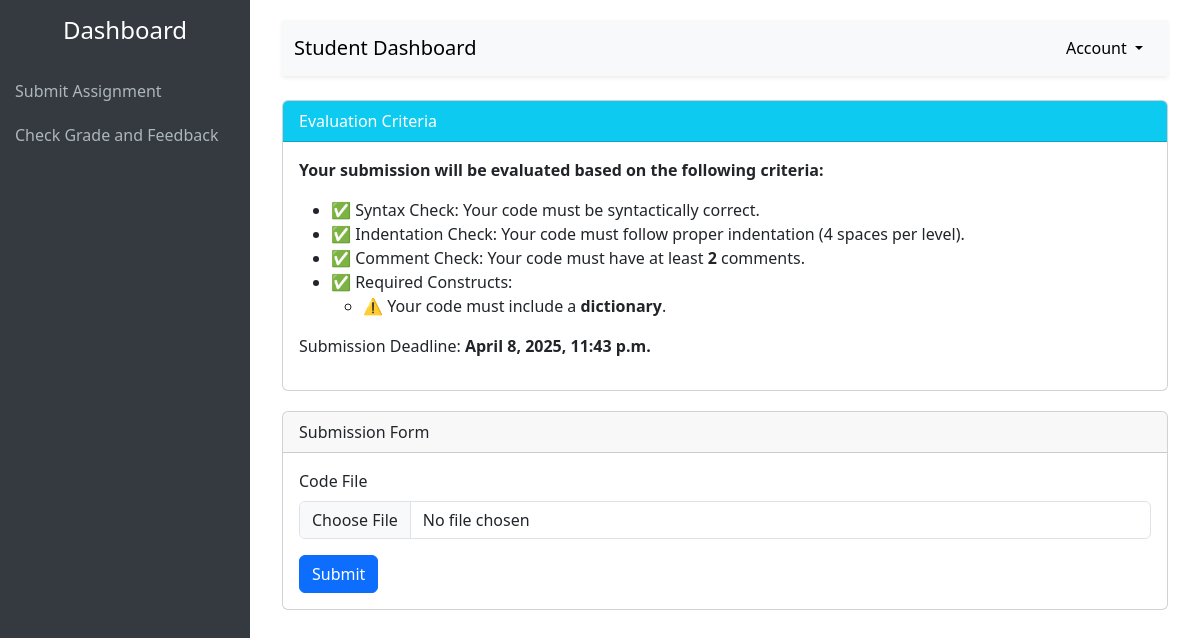
Page /submit-assignment/ on the earlier database version.
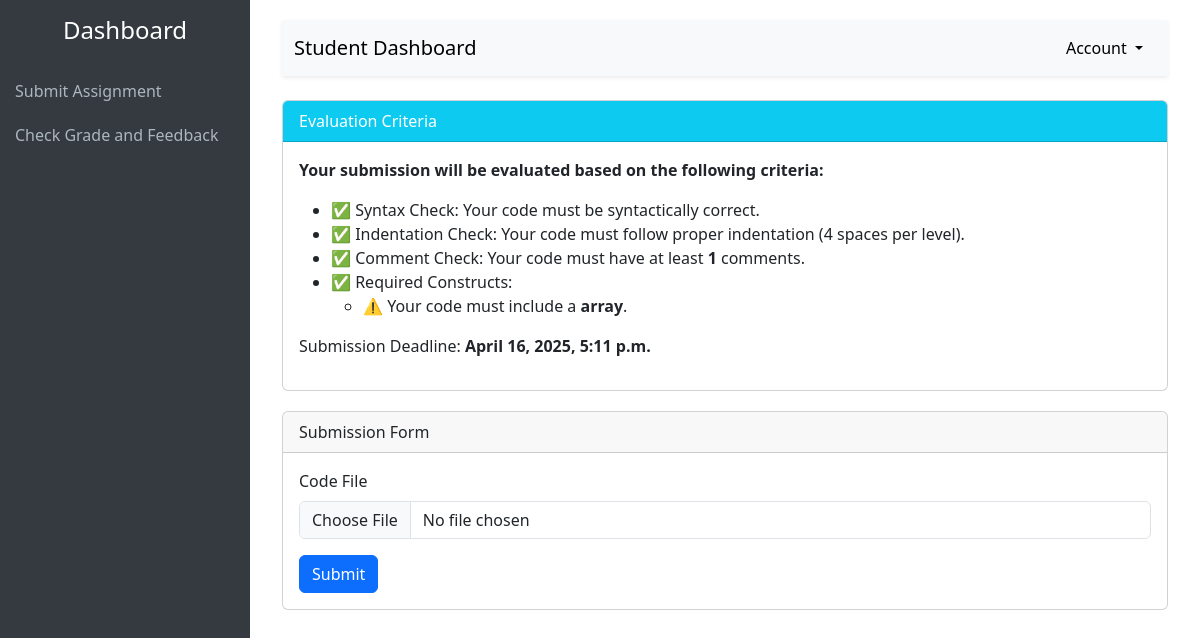
Same page on the later database version.
### sorting_feedback/models.py (models this page shows, shortened)
class EvaluationCriteria(models.Model):
    title = models.CharField(max_length=255)
    check_syntax = models.BooleanField(default=True, help_text="Check for syntactic accuracy.")
    check_indentation = models.BooleanField(default=True, help_text="Check for correct indentation.")
    check_comments = models.BooleanField(default=True, help_text="Check for good comments.")
    min_comments = models.PositiveIntegerField(default=1, help_text="Minimum required comments in the code.")
    required_constructs = models.JSONField(default=list, help_text='List of required constructs (e.g., ["while loop", "function"]).')
    submission_deadline = models.DateTimeField(null=True, blank=True)
    created_by = models.ForeignKey(User, on_delete=models.CASCADE)
    last_updated = models.DateTimeField(auto_now=True)

### accounts/views.py (the view)
# urls.py: path('submit-assignment/', views.submit_assignment, name='submit_assignment'),
def submit_assignment(request):
    criteria = EvaluationCriteria.objects.order_by('-last_updated').first()
    return render(request, 'dashboard-submit-assignment.html', {
        'criteria': criteria
    })

### templates/dashboard-submit-assignment.html (shortened to what this page needs)
<!DOCTYPE html>
<html lang="en">
<head>
    <link href="https://cdn.jsdelivr.net/npm/bootstrap@5.3.0-alpha1/dist/css/bootstrap.min.css" rel="stylesheet">
</head>
<body>
<div class="sidebar">
    <h4 class="text-center py-3">Dashboard</h4>
    <a href="{% url 'submit_assignment' %}">Submit Assignment</a>
    <a href="{% url 'student_submitted_assignment' %}">Check Grade and Feedback</a>
</div>
<div class="main-content">
    <div class="container-fluid">
        <nav class="navbar navbar-expand-lg navbar-light bg-light shadow-sm">
            <div class="container-fluid">
                <a class="navbar-brand student-dashboard" href="#">Student Dashboard</a>
                <div class="dropdown ms-auto">
                    <button class="btn btn-light dropdown-toggle" type="button" id="userMenu" data-bs-toggle="dropdown" aria-expanded="false">
                         Account
                    </button>
                </div>
            </div>
        </nav>
        <div class="row mt-4">
            <div class="col-12">
                <div class="card">
                    <div class="card-header bg-info text-white">Evaluation Criteria</div>
                    <div class="card-body">
                        {% if criteria %}
                            <p><strong>Your submission will be evaluated based on the following criteria:</strong></p>
                            <ul>
                                {% if criteria.check_syntax %} <li>✅ Syntax Check: Your code must be syntactically correct.</li> {% endif %}
                                {% if criteria.check_indentation %} <li>✅ Indentation Check: Your code must follow proper indentation (4 spaces per level).</li> {% endif %}
                                {% if criteria.check_comments %} <li>✅ Comment Check: Your code must have at least <strong>{{ criteria.min_comments }}</strong> comments.</li> {% endif %}
                                {% if criteria.required_constructs %}
                                    <li>✅ Required Constructs:
                                        <ul>
                                            {% for construct in criteria.required_constructs %}
                                                <li>⚠️ Your code must include a <strong>{{ construct }}</strong>.</li>
                                            {% endfor %}
                                        </ul>
                                    </li>
                                {% endif %}
                            </ul>
                            <p>Submission Deadline: <strong>{{ criteria.submission_deadline }}</strong></p>
                        {% else %}
                            <p class="text-danger">⚠️ No evaluation criteria set by the tutor.</p>
                        {% endif %}
                    </div>
                </div>
            </div>
            <div class="col-12">
                <div class="card">
                    <div class="card-header">Submission Form</div>
                    <div class="card-body">
                        <form method="POST" action="{% url 'submit_code' %}" enctype="multipart/form-data">
                            <div class="mb-3">
                                <label for="submission_code" class="form-label">Code File</label>
                                <input type="file" class="form-control" id="submission_file" name="submission_file" accept=".py,.txt" required>
                            </div>
                            <button type="submit" class="btn btn-primary">Submit</button>
                        </form>
                    </div>
                </div>
            </div>
        </div>
    </div>
</div>
</body>
</html>

### templates/dashboard-submit-assignment.html (style rules this page uses)
body { display: flex; height: 100vh; }
.sidebar { width: 250px; background-color: #343a40; color: #fff; height: 100vh; position: fixed; display: none; }
.sidebar a { color: #adb5bd; text-decoration: none; display: block; padding: 10px 15px; }
.student-dashboard { display: none; }
.main-content { padding: 20px; width: 100%; }
.card { margin-bottom: 20px; }
@media (min-width: 1024px) { .sidebar { display: block; } }
@media (min-width: 1024px) { .student-dashboard { display: block; } }
@media (min-width: 1024px) { .main-content { margin-left: 250px; } }

Differences in the rows shown:
removed EvaluationCriteria: min_comments "2", title "dictionary", submission_deadline "April 8, 2025, 11:43 p.m."
added EvaluationCriteria: min_comments "1", title "array", submission_deadline "April 16, 2025, 5:11 p.m."
